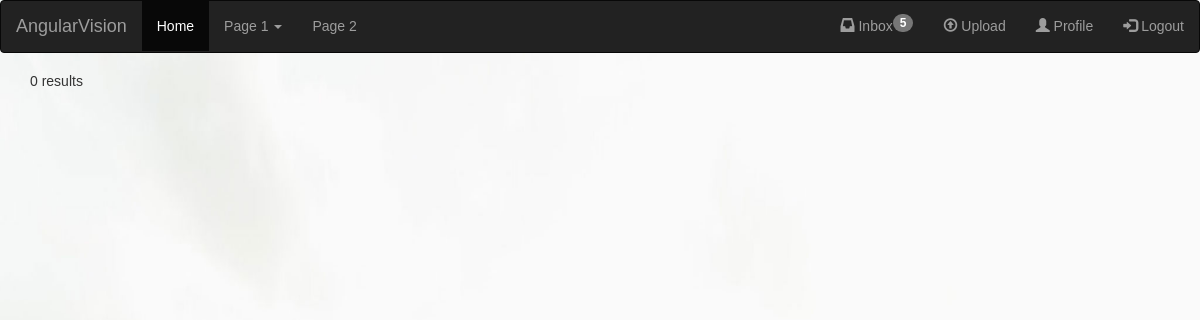
The app's page /brand.php?id=2 (signed in), older data.
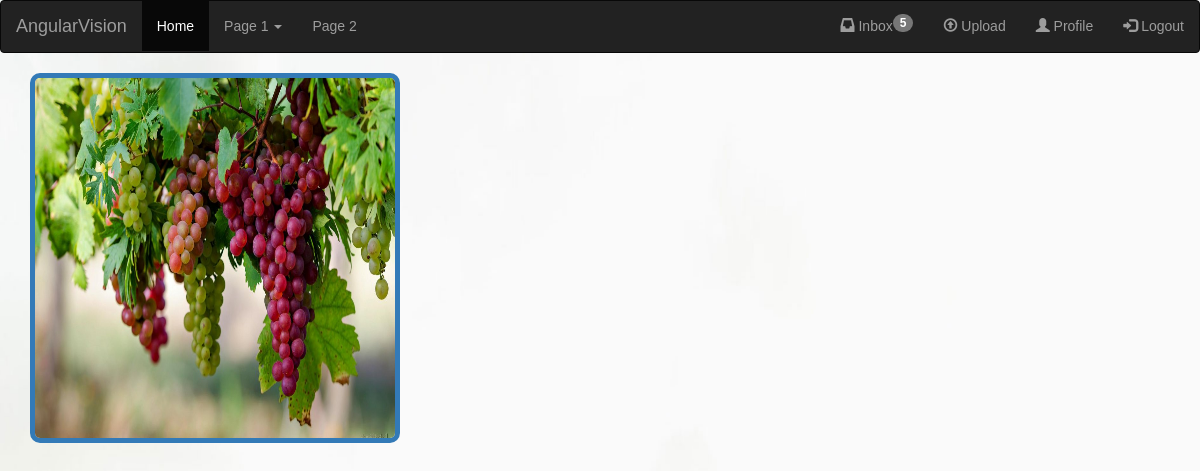
The same page, newer data.
### tables this page shows
CREATE TABLE `uploads` (
  `image_id` int(11) NOT NULL,
  `username` varchar(32) NOT NULL,
  `image_title` varchar(255) NOT NULL,
  `image_caption` varchar(1024) NOT NULL,
  `mime` varchar(32) NOT NULL,
  `catagory` varchar(64) NOT NULL,
  `upload_time` datetime NOT NULL DEFAULT CURRENT_TIMESTAMP
);

### brand.php (the view, shortened to what this page needs)
<?php include "./header.php"; ?>
<?php
require_once "config.php";
$user = isset($_GET['user'])? $_GET['user'] : $_SESSION["username"];
$sql = "SELECT image_id, mime FROM `uploads` WHERE username = '".$user."' ORDER by upload_time DESC";
if (isset($_GET["id"])){
	$bid = $_GET["id"];
	switch ($bid){
		case 2: $sql = "SELECT image_id, mime FROM `uploads` WHERE `catagory` = 'nature' ORDER by upload_time DESC";
			break;
	}
}
$result = $mysqli->query($sql);
if ($result->num_rows > 0) {
	echo "<div class='photo_container-big'>";
	$ph = 1;
    while($row = $result->fetch_assoc()) {
		$mime = 'jpg';
		if ($row['mime']=='image/jpeg'){
			$mime = 'jpg';
		} else if ($row['mime']=='image/png'){
			$mime = 'png';
		} else if ($row['mime']=='image/gif'){
			$mime = 'gif';
		}
		echo "<div class='item item item".$ph."'>";
		echo "<a href='./photo.php?id=".$row["image_id"]."'>";
        echo "<img src='./img/uploads/" . $row["image_id"].".".$mime."' ></a></div>";
    }
	echo "</div>";
} else {
    echo "0 results";
}
?>

Row changes from the older to the newer data that the page shows:
added uploads: image_id (picture)
Text that changed along with them:
text no longer shown: "0 results"
